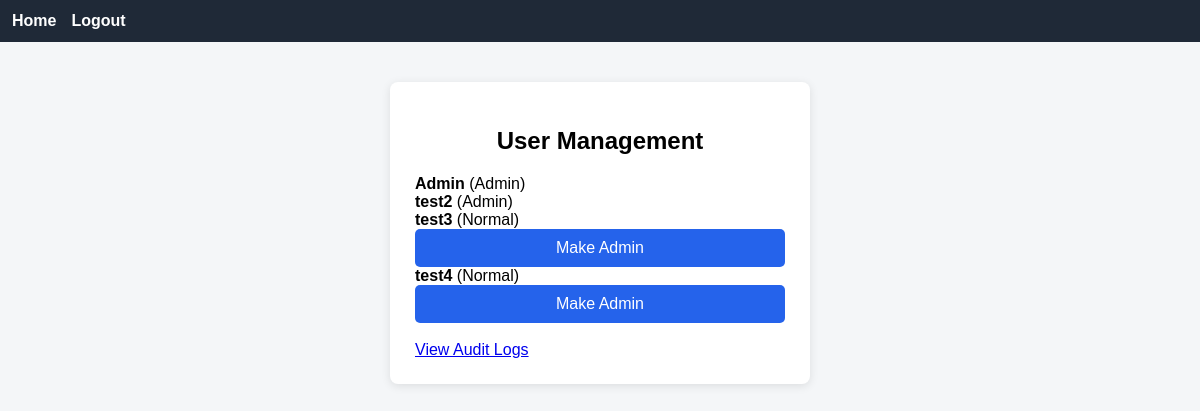
/admin (signed in), run on the app's committed database.
### tables this page shows
CREATE TABLE users (
        id INTEGER PRIMARY KEY AUTOINCREMENT,
        username TEXT UNIQUE,
        password TEXT,
        otp_secret TEXT,
        is_2fa_enabled INTEGER DEFAULT 0,
        is_admin INTEGER DEFAULT 0,
        reset_token TEXT,
        reset_expiry INTEGER
    );

### 2fa_3/app.py (the view)
@app.route("/admin")
@admin_required
def admin():
    conn = sqlite3.connect(DB_NAME)
    c = conn.cursor()
    c.execute("SELECT id, username, is_admin FROM users")
    users = c.fetchall()
    conn.close()
    return render_template("admin.html", users=users)

### 2fa_3/app.py (called while the page is built)
def get_user_by_id(uid):
    conn = sqlite3.connect(DB_NAME)
    c = conn.cursor()
    c.execute("SELECT * FROM users WHERE id=?", (uid,))
    user = c.fetchone()
    conn.close()
    return user

def admin_required(f):
    @wraps(f)
    def wrap(*args, **kwargs):
        if "user_id" not in session:
            return redirect("/login")
        user = get_user_by_id(session["user_id"])
        if not user or user[5] != 1:
            flash("Admin access required")
            return redirect("/")
        return f(*args, **kwargs)
    return wrap

### 2fa_3/templates/admin.html
{% extends 'base.html' %}
{% block content %}
<div class="container">
    <h2>User Management</h2>
    {% for u in users %}
        <div class="card">
            <strong>{{ u[1] }}</strong>
            <span>
                {% if u[2] %}
                    (Admin)
                {% else %}
                    (Normal)
                {% endif %}
            </span>
            {% if session.get("user_id") %}
                {% if u[0] != 1 %}
                    {% if session.get("user_id") != u[0] %}
                        <form method="post"
                              action="{{ '/make-normal/' ~ u[0] if u[2] else '/make-admin/' ~ u[0] }}"
                              style="display:inline;">
                            <button>
                                {{ 'Make Normal' if u[2] else 'Make Admin' }}
                            </button>
                        </form>
                    {% endif %}
                {% endif %}
            {% endif %}
        </div>
    {% endfor %}
    <br>
    <a href="/admin/logs">View Audit Logs</a>
</div>
{% endblock %}

### 2fa_3/static/style.css (style rules this page uses)
* { box-sizing: border-box; }
body { font-family: Arial, sans-serif; background: #f4f6f8; margin: 0; padding: 0; }
.container { max-width: 420px; margin: 40px auto; background: white; padding: 25px; border-radius: 8px; box-shadow: 0 2px 10px rgba(0,0,0,0.1); }
h1, h2 { text-align: center; }
button { width: 100%; padding: 10px; background: #2563eb; border: none; color: white; font-size: 16px; border-radius: 5px; cursor: pointer; }

### data on the page
users: username "Admin", is_admin "(Admin)"
users: username "test2", is_admin "(Admin)"
users: username "test3", shows "(Normal)", is_admin "Make Admin"
users: username "test4", shows "(Normal)", is_admin "Make Admin"
